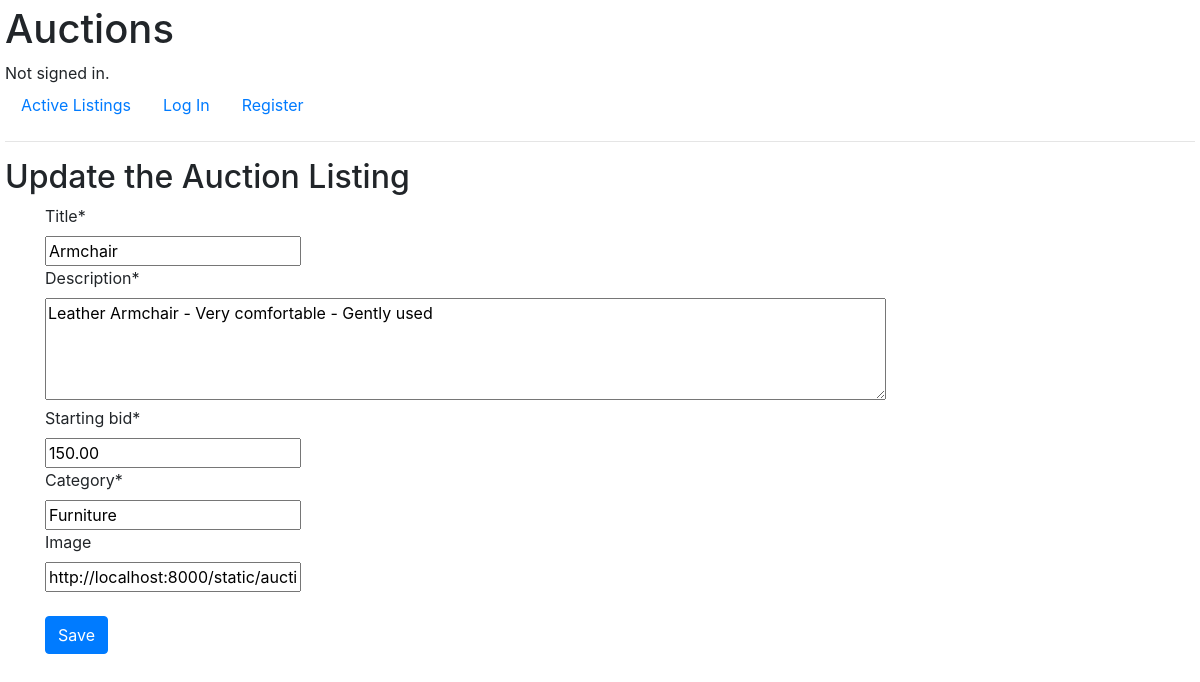
/update/2/, run on an earlier commit of the app's database.
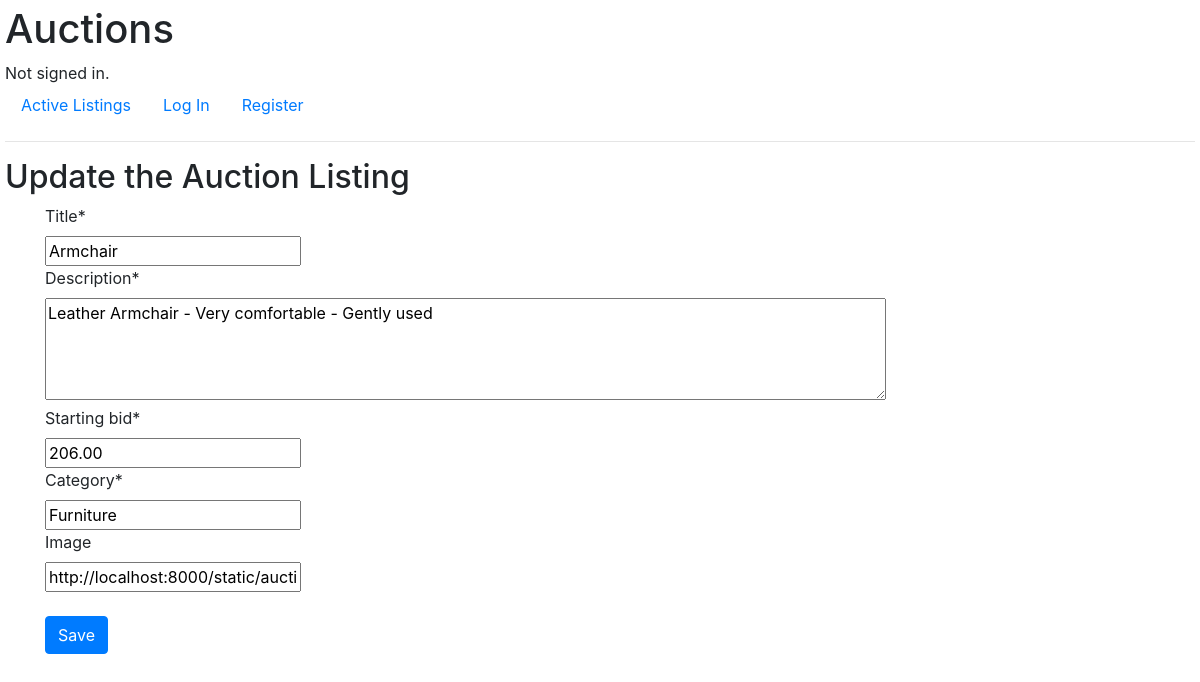
And on a later commit of the database.
### auctions/models.py (models this page shows, shortened)
class Listing(models.Model):
    title = models.CharField(max_length=32)
    description = models.CharField(max_length=256)
    starting_bid = models.DecimalField(max_digits=7, decimal_places=2)
    category = models.CharField(max_length=32)
    date_listed = models.DateField(auto_now_add=True)
    active = models.BooleanField(default=True)
    user_id = models.ForeignKey(User, on_delete=models.CASCADE, related_name="sellers")
    image = models.URLField(max_length=256, blank=True)
    bid_count = models.IntegerField(default=0)
    max_bid = models.DecimalField(max_digits=7, decimal_places=2, default=0.00)

### auctions/views.py (the view)
# urls.py: path('update/<pk>/', views.ListingUpdateView.as_view(), name="update"),
class ListingUpdateView(UpdateView):
    model = Listing
    form_class = ListingForm

### auctions/forms.py
class ListingForm(ModelForm):
    class Meta:
        model = Listing
        fields = ('title', 'description', 'starting_bid', 'category', 'image',)
        widgets = {
            'description': Textarea(attrs={'cols': 80, 'rows': 4}),
            'starting_bid': NumberInput(attrs={'width': 12}),
        }

### auctions/templates/auctions/listing_form.html (shortened to what this page needs)
{% extends "auctions/layout.html" %}
{% load crispy_forms_tags %}
{% load crispy_forms_filters %}
{% block body %}
    <h2>
        {% if not form.instance.pk %}
            Post a new Auction Listing
        {% else %}
            Update the Auction Listing
        {% endif %}
    </h2>
    <div class="container">
        <form method="post">
            {{ form|crispy }}
            <br>
            <input type="submit" class="btn btn-primary" value="Save">
        </form>
    </div>
{% endblock %}

What changed in the data, as far as the page shows it:
changed Listing "Armchair": starting_bid "150.00" → "206.00"
